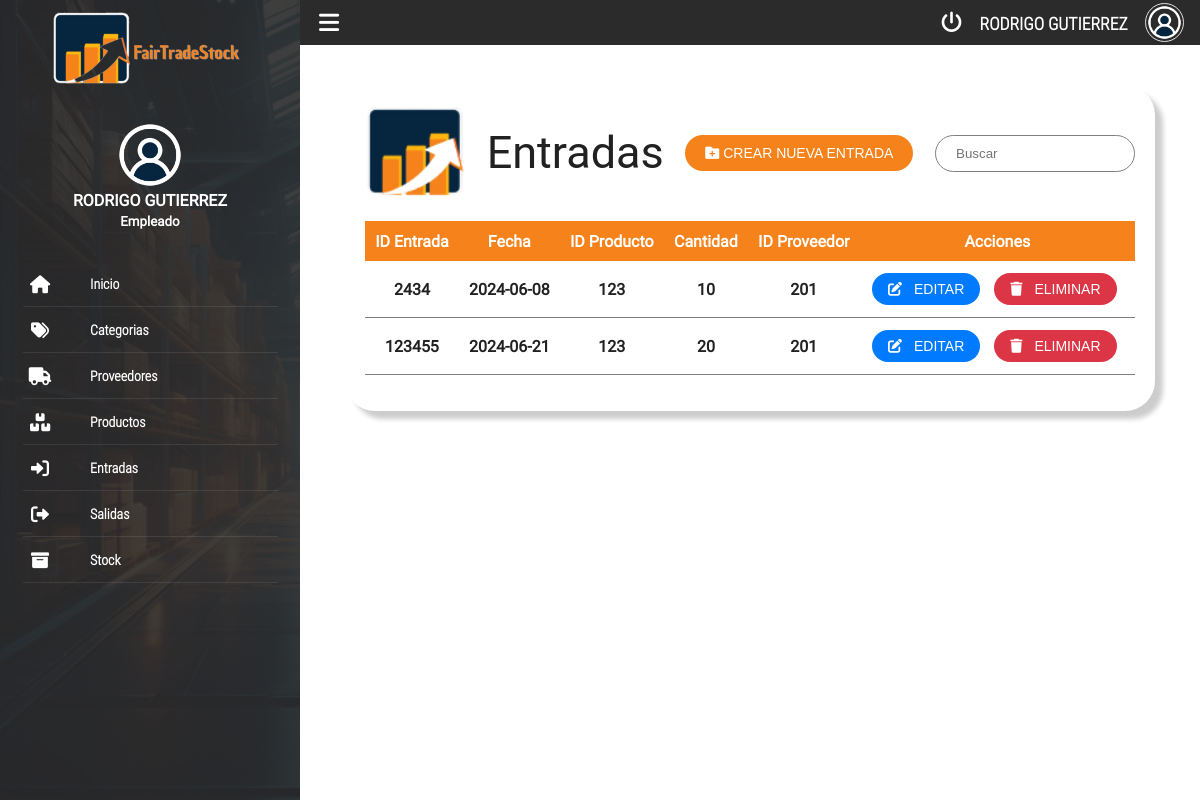
/?p=Entradas, run on the app's committed database.
### tables this page shows
CREATE TABLE `entradas` (
  `id_entrada` int(11) NOT NULL,
  `fecha` date DEFAULT NULL,
  `id_producto` int(11) DEFAULT NULL,
  `cantidad` int(11) DEFAULT NULL,
  `id_proveedor` int(11) NOT NULL
);

### obtener_entradas.php (the view, shortened to what this page needs)
<?php
include 'conexion.php';
$sql = "SELECT * FROM entradas";
$result = $conn->query($sql);
if ($result->num_rows > 0) {
    while ($row = $result->fetch_assoc()) {
        echo "<tr>";
        echo "<td>" . htmlspecialchars($row["id_entrada"]) . "</td>";
        echo "<td>" . htmlspecialchars($row["fecha"]) . "</td>";
        echo "<td>" . htmlspecialchars($row["id_producto"]) . "</td>";
        echo "<td>" . htmlspecialchars($row["cantidad"]) . "</td>";
        echo "<td>" . htmlspecialchars($row["id_proveedor"]) . "</td>";
        echo '<td>
                <button class="editButton s-button" data-id="' . htmlspecialchars($row["id_entrada"]) . '"><i class="fas fa-edit"></i> Editar</button>
                <button class="deleteButton s-button" data-id="' . htmlspecialchars($row["id_entrada"]) . '"><i class="fas fa-trash"></i> Eliminar</button>
              </td>';
        echo "</tr>";
    }
} else {
    echo "<tr><td colspan='6'>No hay entradas registradas</td></tr>";
}
?>

### index.php (shortened to what this page needs)
<!DOCTYPE html>
<html lang="es">
<head>
    <link rel="stylesheet" href="css/styles.css">
    <link rel="stylesheet" href="css/material.min.css">
    <link rel="stylesheet" href="css/jquery.mCustomScrollbar.css">
    <link rel="stylesheet" href="css/main.css">
    <link rel="stylesheet" href="https://cdnjs.cloudflare.com/ajax/libs/font-awesome/6.0.0-beta3/css/all.min.css">
</head>
<body>
    <section class="full-width navLateral">
        <div class="full-width navLateral-bg btn-menu"></div>
        <div class="full-width navLateral-body">
            <div class="full-width navLateral-body-logo text-center tittles">
                <i class="zmdi zmdi-close btn-menu"></i> <img src="img/FairTrade Stock.png">
            </div>
            <figure class="full-width navLateral-body-tittle-menu">
                <div>
                    <img src="assets/img/avatar-male.png" alt="Avatar" class="img-responsive">
                </div>
                <figcaption>
                    <span>
                        RODRIGO GUTIERREZ<br>
                        <small>Empleado</small>
                    </span>
                </figcaption>
            </figure>
            <nav class="full-width">
                <ul class="full-width list-unstyle menu-principal">
                    <li class="full-width">
                        <a href="./?p=resumen" class="full-width">
                            <div class="navLateral-body-cl">
                                <i class="fas fa-home icon-menu"></i>
                            </div>
                            <div class="navLateral-body-cr">
                                Inicio
                            </div>
                        </a>
                    </li>
                    <li class="full-width divider-menu-h"></li>
                    <li class="full-width">
                        <a href="./?p=categorias" class="full-width">
                            <div class="navLateral-body-cl">
                                <i class="fas fa-tags icon-menu"></i>
                            </div>
                            <div class="navLateral-body-cr">
                                Categorias
                            </div>
                        </a>
                    </li>
                    <li class="full-width divider-menu-h"></li>
                    <li class="full-width">
                        <a href="./?p=proveedores" class="full-width">
                            <div class="navLateral-body-cl">
                                <i class="fas fa-truck icon-menu"></i>
                            </div>
                            <div class="navLateral-body-cr">
                                Proveedores
                            </div>
                        </a>
                    </li>
                    <li class="full-width divider-menu-h"></li>
                    <li class="full-width">
                        <a href="./?p=productos" class="full-width">
                            <div class="navLateral-body-cl">
                                <i class="fas fa-boxes icon-menu"></i>
                            </div>
                            <div class="navLateral-body-cr">
                                Productos
                            </div>
                        </a>
                    </li>
                    <li class="full-width divider-menu-h"></li>
                    <li class="full-width">
                        <a href="./?p=Entradas" class="full-width">
                            <div class="navLateral-body-cl">
                                <i class="fas fa-sign-in-alt icon-menu"></i>
                            </div>
                            <div class="navLateral-body-cr">
                                Entradas
                            </div>
                        </a>
                    </li>
                    <li class="full-width divider-menu-h"></li>
                    <li class="full-width">
                        <a href="./?p=salidas" class="full-width">
                            <div class="navLateral-body-cl">
                                <i class="fas fa-sign-out-alt icon-menu"></i>
                            </div>
                            <div class="navLateral-body-cr">
                                Salidas
                            </div>
                        </a>
                    </li>
                    <li class="full-width divider-menu-h"></li>
                    <li class="full-width">
                        <a href="./?p=stock" class="full-width">
                            <div class="navLateral-body-cl">
                                <i class="fas fa-archive icon-menu"></i>
                            </div>
                            <div class="navLateral-body-cr">
                                Stock
                            </div>
                        </a>
                    </li>
                    <li class="full-width divider-menu-h"></li>
                </ul>
            </nav>
        </div>
    </section>
    <section class="full-width pageContent">
        <div class="full-width navBar">
            <div class="full-width navBar-options">
                <i class="fas fa-bars btn-menu" id="btn-menu"></i>
                <nav class="navBar-options-list">
                    <ul class="list-unstyle">
                        <li class="btn-exit" id="btn-exit">
                            <i class="fas fa-power-off"></i>
                        </li>
                        <li class="text-condensedLight noLink"><small>RODRIGO GUTIERREZ</small></li>
                        <li class="noLink">
                            <figure>
                                <img src="assets/img/avatar-male.png" alt="Avatar" class="img-responsive">
                            </figure>
                        </li>
                    </ul>
                </nav>
            </div>
        </div>
        <section class="full-width text-center" style="padding: 40px 0;">
            <?php
            $page_content = isset($_GET['p'])  ? $_GET['p'] : "resumen";
            include($page_content . ".php");
            ?>
        </section>
    </section>
</body>
</html>

### Entradas.php (shortened to what this page needs)
<div class="container" style="margin: auto;">
    <div class="table_header">
        <img src="img/FairTradeStock.png" alt="Logo de la empresa" style="width: 100px; height: auto;">
        <h2>Entradas</h2>
        <button id="showFormBtn"><i class="fas fa-folder-plus"></i> Crear nueva entrada</button>
        <div class="input_search">
            <input type="search" id="searchInput" placeholder="Buscar" />
        </div>
    </div>
    <div class="table_container">
        <table id="entradaTable">
            <thead>
                <tr>
                    <th>ID Entrada <i class="bi bi-chevron-expand"></i></th>
                    <th>Fecha <i class="bi bi-chevron-expand"></i></th>
                    <th>ID Producto <i class="bi bi-chevron-expand"></i></th>
                    <th>Cantidad <i class="bi bi-chevron-expand"></i></th>
                    <th>ID Proveedor <i class="bi bi-chevron-expand"></i></th>
                    <th>Acciones <i class="bi bi-chevron-expand"></i></th>
                </tr>
            </thead>
            <tbody>
                <?php include 'obtener_entradas.php'; ?>
            </tbody>
        </table>
    </div>
</div>

### css/styles.css (style rules this page uses)
* { margin: 0; padding: 0; box-sizing: border-box; }
body { justify-content: center; align-items: center; min-height: 100vh; font-family: 'Raleway', sans-serif; background-color: white; }
.container { display: flex; flex-direction: column; align-items: center; box-shadow: 8px 8px 5px 0px rgba(0, 0, 0, 0.2); width: 90%; max-width: 1200px; background-color: white; border-radius: 30px; overflow: hidden; padding: 20px; }
.table_header { display: flex; justify-content: space-between; align-items: center; flex-wrap: wrap; gap: 10px; width: 100%; }
button { outline: none; border: none; background-color: #F5821A; color: #ffffff; padding: 10px 20px; border-radius: 20px; text-transform: uppercase; font-size: 14px; cursor: pointer; transition: background-color 0.3s ease; }
.input_search { position: relative; display: flex; align-items: center; }
.input_search input { border-radius: 30px; width: 200px; outline: none; padding: 10px 20px; border: 1px solid gray; transition: border-color 0.3s ease; }
.table_container { margin-top: 20px; overflow-x: auto; width: 100%; display: flex; justify-content: center; }
table { border-spacing: 0; width: 100%; border-radius: 20px; min-width: 600px; margin: 0 auto; }
thead { background-color: #F5821A; color: white; }
thead th { padding: 10px; }
tbody tr td { padding: 10px; text-align: center; border-bottom: 1px solid gray; }
.s-button { font-size: 14px; padding: 10px 20px; border-radius: 20px; background-color: #F5821A; color: #ffffff; border: none; outline: none; text-transform: uppercase; cursor: pointer; transition: background-color 0.3s ease; margin: 2px; }
.s-button { outline: none; border: none; background-color: #007bff; color: #ffffff; padding: 8px 16px; border-radius: 20px; text-transform: uppercase; font-size: 14px; cursor: pointer; transition: background-color 0.3s ease; margin-right: 8px; }
.s-button i { margin-right: 8px; }
.s-button.deleteButton { background-color: #dc3545; }
img { max-width: 100%; height: auto; }

### data on the page
entradas: id_entrada "2434", fecha "2024-06-08", id_producto "123", cantidad "10", id_proveedor "201"
entradas: id_entrada "123455", fecha "2024-06-21", id_producto "123", cantidad "20", id_proveedor "201"
